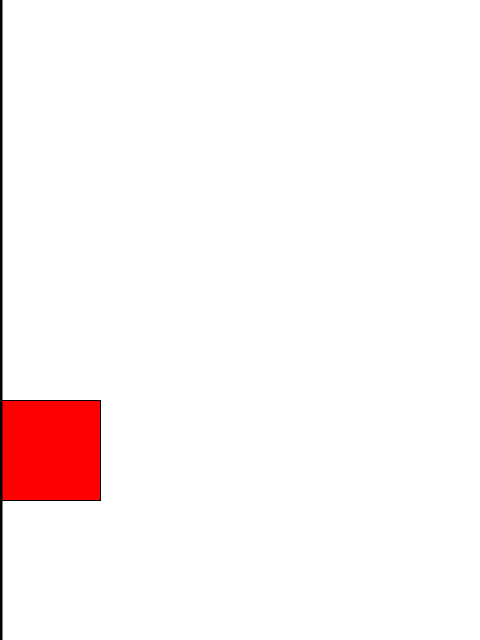
Frame 1 (no input)
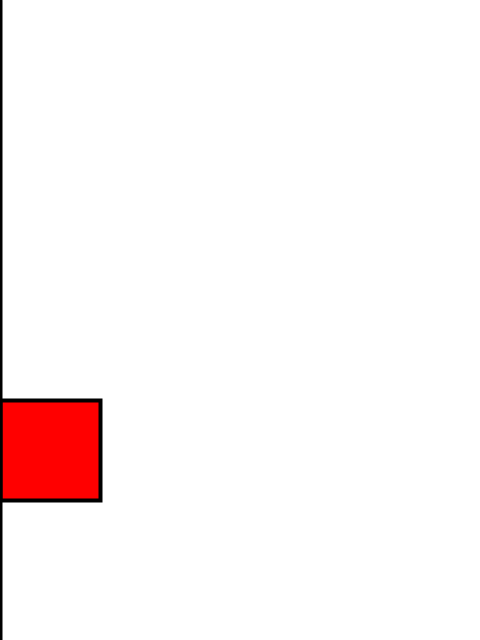
Frame 60 (the mouse pressed at the canvas centre just before this capture)
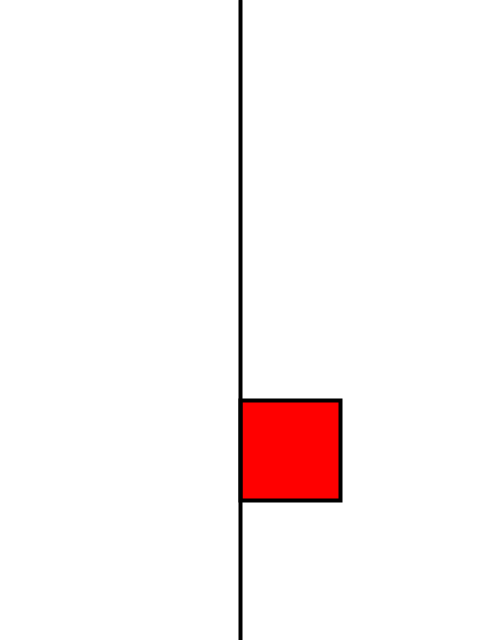
Frame 120 (the mouse held since frame 60 and released just before this capture)

The Processing sketch that drew these frames (run headless with seeded random() and noise(); from frame 60 on, the mouse is pressed at the canvas centre):

// Processing sketch: shapes_interact_mouse_static
// ── shapes_interact_mouse_static.pde
 int xpos = 300;
float appel = 10.9;
String hku = "dit is de hku";

// --> SETUP
void setup() {
  size(480, 640);
}

// --> DRAW
void draw() {
  background(255);
  
  xpos = mouseX;

  fill(255, 0, 0);
  rect(xpos, 400, 100, 100);

  strokeWeight(4);
  line(xpos, 0, xpos, height);
}
